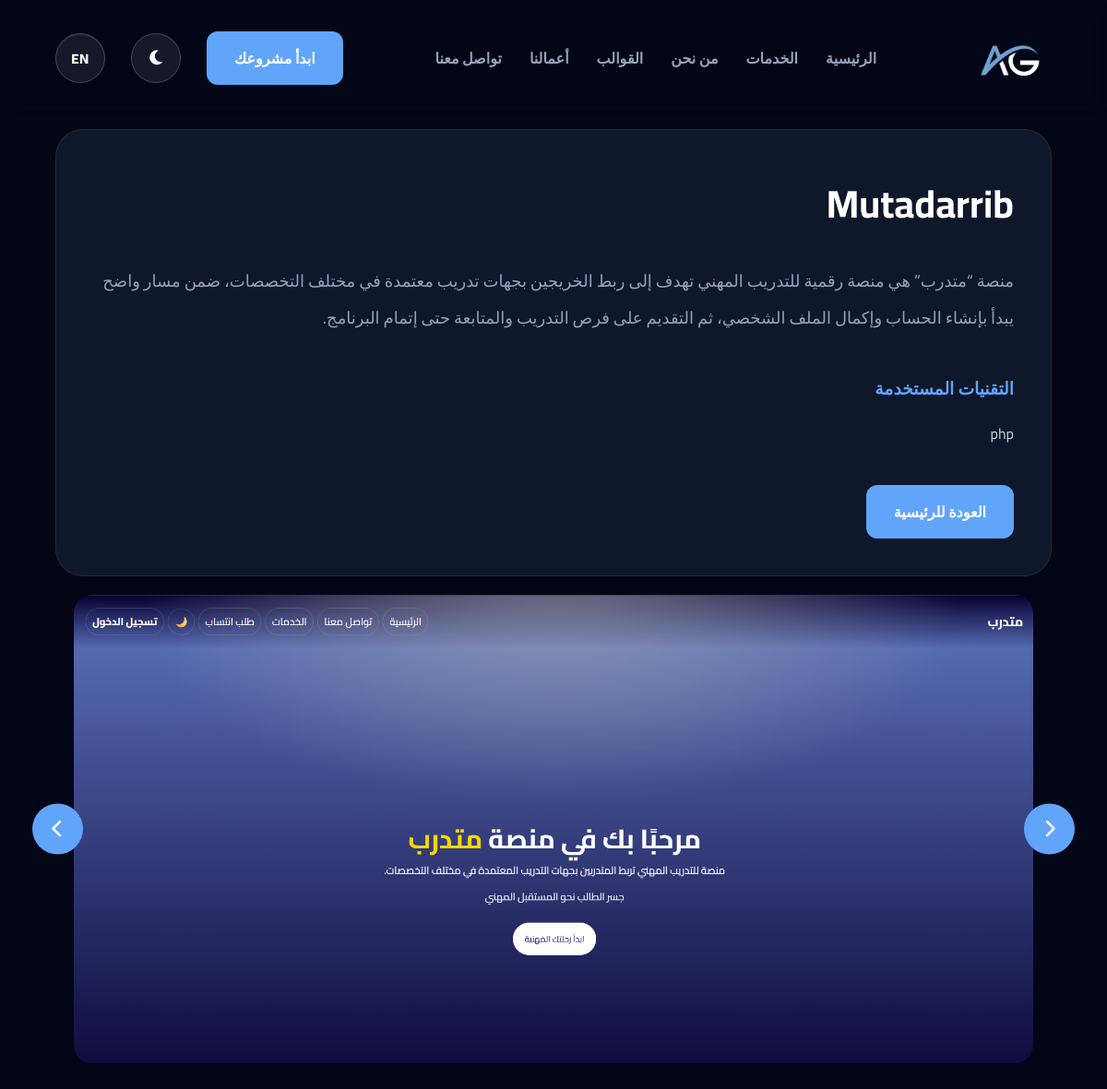
The app's page /project.php?id=4 with its own data.
### tables this page shows
CREATE TABLE `projects` (
  `id` int(11) NOT NULL,
  `title` varchar(255) NOT NULL,
  `description` text NOT NULL,
  `content` longtext NOT NULL,
  `technologies` text DEFAULT NULL,
  `created_at` timestamp NOT NULL DEFAULT current_timestamp()
);

CREATE TABLE `project_images` (
  `id` int(11) NOT NULL,
  `project_id` int(11) NOT NULL,
  `image` varchar(255) NOT NULL
);

### config/lang.php (called while the page is built, shortened)
<?php
$lang = $_SESSION['site_lang'] ?? 'ar';
function t($key) {
    global $translations, $lang;
    return $translations[$lang][$key] ?? $key;
}
function switch_lang_url($targetLang) {
    $params = $_GET;
    $params['lang'] = $targetLang;
    $query = http_build_query($params);
    $path = strtok($_SERVER["REQUEST_URI"], '?');
    return $path . '?' . $query;
}
?>

### project.php (the view, shortened to what this page needs)
<?php
require_once 'config/db.php';
require_once 'config/lang.php';
$id = $_GET['id'] ?? 0;
$stmt = $pdo->prepare("
    SELECT *
    FROM projects
    WHERE id = ?
");
$stmt->execute([$id]);
$currentProject = $stmt->fetch();
$imageStmt = $pdo->prepare("
    SELECT *
    FROM project_images
    WHERE project_id = ?
");
$imageStmt->execute([$id]);
$images = $imageStmt->fetchAll();
?>
<!DOCTYPE html>
<html lang="<?= t('lang_code') ?>" dir="<?= t('dir') ?>">
<head>
    <link rel="stylesheet" href="https://cdnjs.cloudflare.com/ajax/libs/font-awesome/6.5.2/css/all.min.css"/>
    <link rel="stylesheet" href="assets/css/style.css">
</head>
<body>
  <header id="header">
  <div class="container">
    <nav class="navbar">
      <a href="index.php" class="logo">
        <img src="assets/images/AG_Logo_RBG.png" alt="AG Solutions Logo">
      </a>
<ul class="nav-links">
        <li><a href="index.php"><?= t('home') ?></a></li>
        <li><a href="index.php#services"><?= t('services') ?></a></li>
        <li><a href="index.php#about"><?= t('about') ?></a></li>
        <li><a href="templates.php"><?= t('templates') ?></a></li>
        <li><a href="projects.php"><?= t('projects') ?></a></li>
        <li><a href="contact.php"><?= t('contact') ?></a></li>
      </ul>
      <a href="contact.php" class="btn nav-cta">
        <?= t('start_project') ?>
      </a>
      <button class="theme-toggle" type="button" aria-label="Toggle theme">
        <i class="fa-solid fa-moon"></i>
      </button>
      <div class="lang-switcher">
        <a
          href="<?= switch_lang_url($lang === 'ar' ? 'en' : 'ar') ?>"
          class="language-toggle"
          aria-label="Switch language"
        >
          <?= t('language') ?>
        </a>
      </div>
    </nav>
  </div>
</header>
<section class="single-project">
    <div class="container">
        <div class="project-details">
            <h1>
                <?= $currentProject['title'] ?>
            </h1>
            <p class="project-description">
                <?= nl2br($currentProject['content']) ?>
            </p>
            <div class="project-tech">
                <h3>
                    <?= t('technologies_used') ?>
                </h3>
                <p>
                    <?= $currentProject['technologies'] ?>
                </p>
            </div>
            <a href="index.php" class="btn">
                <?= t('back_home') ?>
            </a>
        </div>
        <?php if(count($images) > 0): ?>
        <div class="slider">
            <button class="slider-btn prev">
                <i class="fa-solid fa-chevron-right"></i>
            </button>
            <div class="slides">
                <?php foreach($images as $image): ?>
                    <div class="slide">
                        <img
                            src="<?= $image['image'] ?>"
                            alt="<?= $currentProject['title'] ?>"
                        >
                    </div>
                <?php endforeach; ?>
            </div>
            <button class="slider-btn next">
                <i class="fa-solid fa-chevron-left"></i>
            </button>
        </div>
        <?php endif; ?>
    </div>
</section>
</body>
</html>

### records on screen
projects: title "Mutadarrib", content "منصة “متدرب” هي منصة رقمية للتدريب المهني تهدف إلى ربط الخريجين بجهات تدريب معتمدة في مختلف التخصصات، ضمن مسار واضح يبدأ بإنشاء الحساب وإكمال الملف الشخصي، ثم التقديم على فرص التدريب والمتابعة حتى إتمام البرنامج.", technologies "php"
project_images: image+project (picture)

### other values on screen
t('home') "الرئيسية"
t('services') "الخدمات"
t('about') "من نحن"
t('templates') "القوالب"
t('projects') "أعمالنا"
t('contact') "تواصل معنا"
t('start_project') "ابدأ مشروعك"
t('language') "EN"
t('technologies_used') "التقنيات المستخدمة"
t('back_home') "العودة للرئيسية"
